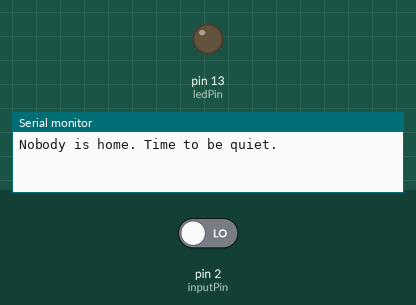
Bench run of a sketch on a simulated Arduino Uno, built with avr-gcc and run on an emulated ATmega328P. Shown: output pins drawn as LEDs (lit = HIGH), the last lines printed to the serial monitor. The test bench sets the inputs (shaded band); at power-on: pin 2 (inputPin) LOW.

Above: at 1.2 s.
1.3 s: pin 2 (inputPin) driven HIGH
At 1.6 s:
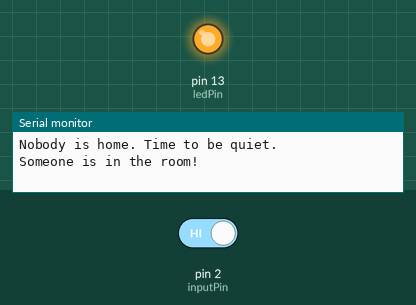
2.8 s: pin 2 (inputPin) driven LOW
At 3.9 s:
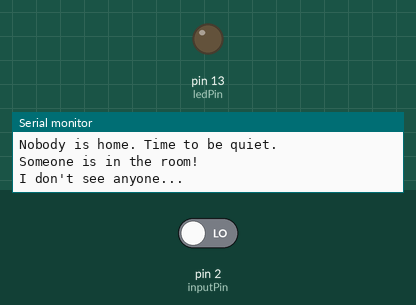
Timing chart, 0 to 5.8 s (numbered marks = the images above; inputs shaded):
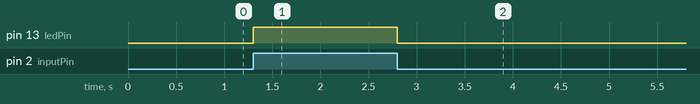

The sketch:

motionmuter.ino
```cpp
 // Preferences
int audio1_state = 1;               // Turn audio 1 on by default
int audio1_mode = 1;                // Mode 1 = mute if no motion, 2 = mute always, 3 = never mute

int audio2_state = 1;               // Turn audio 2 on by default
int audio2_mode = 1;                // Mode 1 = mute if no motion, 2 = mute always, 3 = never mute

int audio3_state = 1;               // Turn audio 3 on by default
int audio3_mode = 1;                // Mode 1 = mute if no motion, 2 = mute always, 3 = never mute

long motionDelay = 600000;          // Delay in ms between no motion and muting of audio. In ms!

// Hardware setup
int ledPin = 13;                // Pin for the Status LED
int inputPin = 2;               // Pin for Input from the PIR sensor
int pirState = LOW;             // Assume no motion at first.

// You don't need to worry about these
int motionTimer = 0;            // DO NOT set this, it's just a default and gets set later.
int val = 0;                    // variable for reading the pin status

void setup() {
	pinMode(ledPin, OUTPUT);      // declare LED as output
	pinMode(inputPin, INPUT);     // declare sensor as input

	Serial.begin(9600);
}

void loop(){
	val = digitalRead(inputPin);  // read input value


	if (val == HIGH) // HIGH if motion is detected.
	{
		digitalWrite(ledPin, HIGH);  // turn LED ON

		if (pirState == LOW)
		{
		        Serial.println("Someone is in the room!");
			pirState = HIGH;

			// If we have motion, keep re-defining our motionTimer
			motionTimer = millis() + motionDelay;
		}
	}
	else // No motion detected
	{
		digitalWrite(ledPin, LOW); // turn LED OFF

		if (pirState == HIGH)
		{
			Serial.println("I don't see anyone...");

			pirState = LOW;
		}
	}

	if ((motionTimer != -1) && (motionTimer <= millis())) // we havent seen motion in a while.
	{
		Serial.println("Nobody is home. Time to be quiet.");

                // set motionTimer to -1 so we know we've already performed our motion muting functions.
		motionTimer = -1;
	}
}
```

Measured:
- after the input at 1.3 s, pin 13 (ledPin): LOW → HIGH at once
- after the input at 2.8 s, pin 13 (ledPin): HIGH → LOW at once
